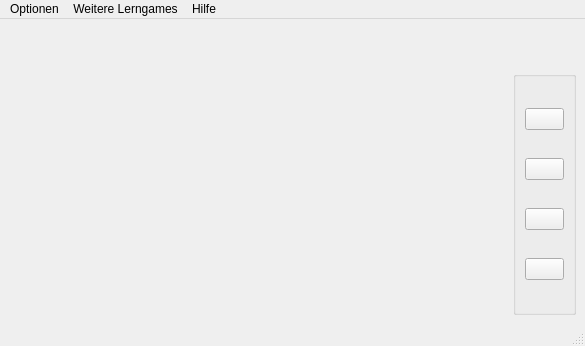
<?xml version="1.0" encoding="UTF-8"?>
<ui version="4.0">
 <class>MainWindow</class>
 <widget class="QMainWindow" name="MainWindow">
  <property name="geometry">
   <rect>
    <x>0</x>
    <y>0</y>
    <width>585</width>
    <height>346</height>
   </rect>
  </property>
  <property name="windowTitle">
   <string>Quiz</string>
  </property>
  <widget class="QWidget" name="centralwidget">
   <layout class="QVBoxLayout" name="verticalLayout_3">
    <item>
     <layout class="QHBoxLayout" name="horizontalLayout_3">
      <item>
       <spacer name="horizontalSpacer_2">
        <property name="orientation">
         <enum>Qt::Horizontal</enum>
        </property>
        <property name="sizeHint" stdset="0">
         <size>
          <width>40</width>
          <height>20</height>
         </size>
        </property>
       </spacer>
      </item>
      <item>
       <widget class="QLabel" name="startTitel">
        <property name="maximumSize">
         <size>
          <width>16777215</width>
          <height>16777215</height>
         </size>
        </property>
        <property name="font">
         <font>
          <family>MS Shell Dlg 2</family>
          <pointsize>24</pointsize>
          <weight>50</weight>
          <italic>false</italic>
          <bold>false</bold>
         </font>
        </property>
        <property name="styleSheet">
         <string notr="true">font: 24pt &quot;MS Shell Dlg 2&quot;;</string>
        </property>
        <property name="text">
         <string>&lt;html&gt;&lt;head/&gt;&lt;body&gt;&lt;p&gt;&lt;img src=&quot;:/df/logos/logoFinal.png&quot;/&gt;&lt;/p&gt;&lt;/body&gt;&lt;/html&gt;</string>
        </property>
       </widget>
      </item>
      <item>
       <spacer name="horizontalSpacer_3">
        <property name="orientation">
         <enum>Qt::Horizontal</enum>
        </property>
        <property name="sizeHint" stdset="0">
         <size>
          <width>40</width>
          <height>20</height>
         </size>
        </property>
       </spacer>
      </item>
     </layout>
    </item>
    <item>
     <layout class="QHBoxLayout" name="horizontalLayout_7">
      <item>
       <layout class="QHBoxLayout" name="horizontalLayout">
        <property name="leftMargin">
         <number>20</number>
        </property>
        <item>
         <layout class="QVBoxLayout" name="verticalLayout_2">
          <item>
           <widget class="QStackedWidget" name="stackedWidget">
            <property name="currentIndex">
             <number>0</number>
            </property>
            <widget class="QWidget" name="page">
             <layout class="QHBoxLayout" name="horizontalLayout_6">
              <item>
               <widget class="QLabel" name="startImage">
                <property name="font">
                 <font>
                  <family>Verdana</family>
                  <pointsize>8</pointsize>
                 </font>
                </property>
                <property name="text">
                 <string>&lt;html&gt;&lt;head/&gt;&lt;body&gt;&lt;p&gt;&lt;br/&gt;&lt;/p&gt;&lt;/body&gt;&lt;/html&gt;</string>
                </property>
               </widget>
              </item>
             </layout>
            </widget>
            <widget class="QWidget" name="page_2">
             <layout class="QHBoxLayout" name="horizontalLayout_5">
              <item>
               <layout class="QHBoxLayout" name="horizontalLayout_4">
                <item>
                 <layout class="QGridLayout" name="gridLayout_2">
                  <item row="3" column="1">
                   <spacer name="horizontalSpacer_12">
                    <property name="orientation">
                     <enum>Qt::Horizontal</enum>
                    </property>
                    <property name="sizeHint" stdset="0">
                     <size>
                      <width>40</width>
                      <height>20</height>
                     </size>
                    </property>
                   </spacer>
                  </item>
                  <item row="1" column="0">
                   <widget class="QLabel" name="label_5">
                    <property name="text">
                     <string>TextLabel</string>
                    </property>
                   </widget>
                  </item>
                  <item row="3" column="0">
                   <widget class="QLabel" name="label_9">
                    <property name="text">
                     <string>TextLabel</string>
                    </property>
                   </widget>
                  </item>
                  <item row="0" column="0">
                   <widget class="QLabel" name="label_3">
                    <property name="text">
                     <string>TextLabel</string>
                    </property>
                   </widget>
                  </item>
                  <item row="2" column="1">
                   <spacer name="horizontalSpacer_11">
                    <property name="orientation">
                     <enum>Qt::Horizontal</enum>
                    </property>
                    <property name="sizeHint" stdset="0">
                     <size>
                      <width>40</width>
                      <height>20</height>
                     </size>
                    </property>
                   </spacer>
                  </item>
                  <item row="1" column="1">
                   <spacer name="horizontalSpacer_10">
                    <property name="orientation">
                     <enum>Qt::Horizontal</enum>
                    </property>
                    <property name="sizeHint" stdset="0">
                     <size>
                      <width>40</width>
                      <height>20</height>
                     </size>
                    </property>
                   </spacer>
                  </item>
                  <item row="0" column="1">
                   <spacer name="horizontalSpacer_9">
                    <property name="orientation">
                     <enum>Qt::Horizontal</enum>
                    </property>
                    <property name="sizeHint" stdset="0">
                     <size>
                      <width>40</width>
                      <height>20</height>
                     </size>
                    </property>
                   </spacer>
                  </item>
                  <item row="2" column="0">
                   <widget class="QLabel" name="label_7">
                    <property name="text">
                     <string>TextLabel</string>
                    </property>
                   </widget>
                  </item>
                  <item row="4" column="0">
                   <widget class="QLabel" name="label">
                    <property name="text">
                     <string>TextLabel</string>
                    </property>
                    <property name="wordWrap">
                     <bool>true</bool>
                    </property>
                   </widget>
                  </item>
                  <item row="4" column="1">
                   <spacer name="horizontalSpacer">
                    <property name="orientation">
                     <enum>Qt::Horizontal</enum>
                    </property>
                    <property name="sizeHint" stdset="0">
                     <size>
                      <width>40</width>
                      <height>20</height>
                     </size>
                    </property>
                   </spacer>
                  </item>
                 </layout>
                </item>
                <item>
                 <layout class="QGridLayout" name="gridLayout_3">
                  <item row="1" column="1">
                   <spacer name="horizontalSpacer_14">
                    <property name="orientation">
                     <enum>Qt::Horizontal</enum>
                    </property>
                    <property name="sizeHint" stdset="0">
                     <size>
                      <width>40</width>
                      <height>20</height>
                     </size>
                    </property>
                   </spacer>
                  </item>
                  <item row="3" column="0">
                   <widget class="QLabel" name="label_10">
                    <property name="text">
                     <string>TextLabel</string>
                    </property>
                   </widget>
                  </item>
                  <item row="2" column="0">
                   <widget class="QLabel" name="label_8">
                    <property name="text">
                     <string>TextLabel</string>
                    </property>
                   </widget>
                  </item>
                  <item row="2" column="1">
                   <spacer name="horizontalSpacer_15">
                    <property name="orientation">
                     <enum>Qt::Horizontal</enum>
                    </property>
                    <property name="sizeHint" stdset="0">
                     <size>
                      <width>40</width>
                      <height>20</height>
                     </size>
                    </property>
                   </spacer>
                  </item>
                  <item row="1" column="0">
                   <widget class="QLabel" name="label_6">
                    <property name="text">
                     <string>TextLabel</string>
                    </property>
                   </widget>
                  </item>
                  <item row="3" column="1">
                   <spacer name="horizontalSpacer_16">
                    <property name="orientation">
                     <enum>Qt::Horizontal</enum>
                    </property>
                    <property name="sizeHint" stdset="0">
                     <size>
                      <width>40</width>
                      <height>20</height>
                     </size>
                    </property>
                   </spacer>
                  </item>
                  <item row="0" column="1">
                   <spacer name="horizontalSpacer_13">
                    <property name="orientation">
                     <enum>Qt::Horizontal</enum>
                    </property>
                    <property name="sizeHint" stdset="0">
                     <size>
                      <width>40</width>
                      <height>20</height>
                     </size>
                    </property>
                   </spacer>
                  </item>
                  <item row="0" column="0">
                   <widget class="QLabel" name="label_4">
                    <property name="text">
                     <string>TextLabel</string>
                    </property>
                   </widget>
                  </item>
                  <item row="4" column="0">
                   <widget class="QLabel" name="label_2">
                    <property name="text">
                     <string>TextLabel</string>
                    </property>
                    <property name="wordWrap">
                     <bool>true</bool>
                    </property>
                   </widget>
                  </item>
                  <item row="4" column="1">
                   <spacer name="horizontalSpacer_5">
                    <property name="orientation">
                     <enum>Qt::Horizontal</enum>
                    </property>
                    <property name="sizeHint" stdset="0">
                     <size>
                      <width>40</width>
                      <height>20</height>
                     </size>
                    </property>
                   </spacer>
                  </item>
                 </layout>
                </item>
               </layout>
              </item>
             </layout>
            </widget>
           </widget>
          </item>
          <item>
           <spacer name="verticalSpacer_4">
            <property name="orientation">
             <enum>Qt::Vertical</enum>
            </property>
            <property name="sizeHint" stdset="0">
             <size>
              <width>20</width>
              <height>40</height>
             </size>
            </property>
           </spacer>
          </item>
         </layout>
        </item>
        <item>
         <spacer name="horizontalSpacer_4">
          <property name="orientation">
           <enum>Qt::Horizontal</enum>
          </property>
          <property name="sizeHint" stdset="0">
           <size>
            <width>40</width>
            <height>20</height>
           </size>
          </property>
         </spacer>
        </item>
       </layout>
      </item>
      <item>
       <layout class="QHBoxLayout" name="horizontalLayout_2">
        <item>
         <spacer name="horizontalSpacer_8">
          <property name="orientation">
           <enum>Qt::Horizontal</enum>
          </property>
          <property name="sizeHint" stdset="0">
           <size>
            <width>40</width>
            <height>20</height>
           </size>
          </property>
         </spacer>
        </item>
        <item>
         <widget class="QGroupBox" name="groupBox">
          <property name="title">
           <string/>
          </property>
          <layout class="QVBoxLayout" name="verticalLayout">
           <item>
            <widget class="QPushButton" name="startTest">
             <property name="font">
              <font>
               <family>Verdana</family>
               <pointsize>8</pointsize>
              </font>
             </property>
             <property name="styleSheet">
              <string notr="true"/>
             </property>
             <property name="text">
              <string/>
             </property>
            </widget>
           </item>
           <item>
            <widget class="QPushButton" name="startTraining">
             <property name="font">
              <font>
               <family>Verdana</family>
               <pointsize>8</pointsize>
              </font>
             </property>
             <property name="styleSheet">
              <string notr="true"/>
             </property>
             <property name="text">
              <string/>
             </property>
            </widget>
           </item>
           <item>
            <widget class="QPushButton" name="chooseQuiz">
             <property name="font">
              <font>
               <family>Verdana</family>
               <pointsize>8</pointsize>
              </font>
             </property>
             <property name="styleSheet">
              <string notr="true"/>
             </property>
             <property name="text">
              <string/>
             </property>
            </widget>
           </item>
           <item>
            <widget class="QPushButton" name="pushButton">
             <property name="font">
              <font>
               <family>Verdana</family>
               <pointsize>8</pointsize>
              </font>
             </property>
             <property name="styleSheet">
              <string notr="true"/>
             </property>
             <property name="text">
              <string/>
             </property>
            </widget>
           </item>
          </layout>
         </widget>
        </item>
       </layout>
      </item>
     </layout>
    </item>
   </layout>
  </widget>
  <widget class="QStatusBar" name="statusbar"/>
  <widget class="QMenuBar" name="menubar">
   <property name="geometry">
    <rect>
     <x>0</x>
     <y>0</y>
     <width>585</width>
     <height>21</height>
    </rect>
   </property>
   <widget class="QMenu" name="menuOptions_2">
    <property name="title">
     <string>Optionen</string>
    </property>
    <widget class="QMenu" name="language">
     <property name="title">
      <string>Sprache</string>
     </property>
     <addaction name="german"/>
     <addaction name="english"/>
     <addaction name="french"/>
    </widget>
    <widget class="QMenu" name="fontMenu">
     <property name="title">
      <string>Schrift</string>
     </property>
     <addaction name="actionBigger"/>
     <addaction name="actionSmaller"/>
     <addaction name="actionStandard_2"/>
    </widget>
    <addaction name="language"/>
    <addaction name="fontMenu"/>
   </widget>
   <widget class="QMenu" name="menuGames">
    <property name="title">
     <string>Weitere Lerngames</string>
    </property>
    <addaction name="geogame"/>
    <addaction name="quizPlatform"/>
   </widget>
   <widget class="QMenu" name="menuHilf">
    <property name="title">
     <string>Hilfe</string>
    </property>
    <addaction name="actionContact"/>
    <addaction name="actionWebhelp"/>
    <addaction name="actionAbout"/>
   </widget>
   <addaction name="menuOptions_2"/>
   <addaction name="menuGames"/>
   <addaction name="menuHilf"/>
  </widget>
  <action name="quizLoader">
   <property name="text">
    <string>Quiz Laden</string>
   </property>
  </action>
  <action name="results">
   <property name="text">
    <string>Resultate Speichern</string>
   </property>
  </action>
  <action name="geogame">
   <property name="text">
    <string>das game</string>
   </property>
  </action>
  <action name="actionStandard">
   <property name="text">
    <string>Standard</string>
   </property>
  </action>
  <action name="quizPlatform">
   <property name="text">
    <string>plattform für quizzes</string>
   </property>
  </action>
  <action name="actionQuiz_starten">
   <property name="text">
    <string>Quiz Starten</string>
   </property>
  </action>
  <action name="actionQuiz_trainieren">
   <property name="text">
    <string>Quiz Trainieren</string>
   </property>
  </action>
  <action name="german">
   <property name="text">
    <string>Deutsch</string>
   </property>
  </action>
  <action name="english">
   <property name="text">
    <string>Englisch</string>
   </property>
  </action>
  <action name="actionFd">
   <property name="text">
    <string>fd</string>
   </property>
  </action>
  <action name="actionDf">
   <property name="text">
    <string>df</string>
   </property>
  </action>
  <action name="actionDf_2">
   <property name="text">
    <string>df</string>
   </property>
  </action>
  <action name="actionDf_3">
   <property name="text">
    <string>df</string>
   </property>
  </action>
  <action name="actionFd_2">
   <property name="text">
    <string>fd</string>
   </property>
  </action>
  <action name="actionContact">
   <property name="text">
    <string>Kontakt</string>
   </property>
  </action>
  <action name="actionWebhelp">
   <property name="text">
    <string>Webhilfe</string>
   </property>
  </action>
  <action name="actionAbout">
   <property name="text">
    <string>Über</string>
   </property>
  </action>
  <action name="french">
   <property name="text">
    <string>Französisch</string>
   </property>
  </action>
  <action name="actionBigger">
   <property name="text">
    <string>Grösser</string>
   </property>
   <property name="shortcut">
    <string>Ctrl+1</string>
   </property>
   <property name="softKeyRole">
    <enum>QAction::NoSoftKey</enum>
   </property>
  </action>
  <action name="actionSmaller">
   <property name="text">
    <string>Kleiner</string>
   </property>
   <property name="shortcut">
    <string>Ctrl+-</string>
   </property>
  </action>
  <action name="actionStandard_2">
   <property name="text">
    <string>Standard</string>
   </property>
   <property name="shortcut">
    <string>Ctrl+T</string>
   </property>
  </action>
 </widget>
 <resources>
  <include location="resources.qrc"/>
 </resources>
 <connections/>
</ui>
